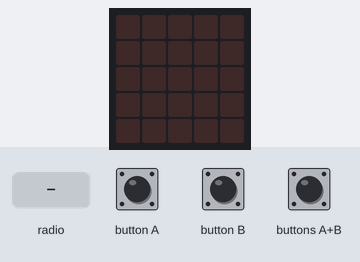
Recording of a program running on a simulated BBC micro:bit (MakeCode). Shown: the board's 5×5 LED display. The inputs (shaded band) are chosen by the test bench.

Above: at 1.2 s.
1.3 s: button A pressed for 0.15 s
At 2.1 s:
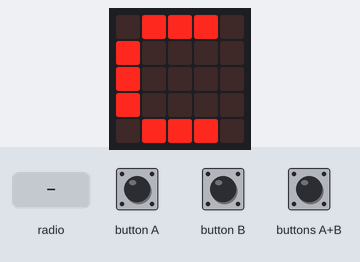
3.8 s: radio message "1" arrives
At 4.5 s:
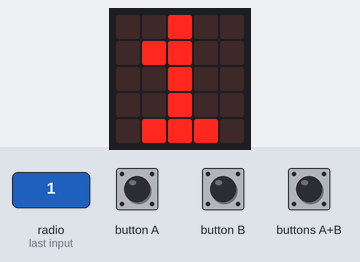
6.2 s: button A pressed for 0.15 s
At 7.0 s:
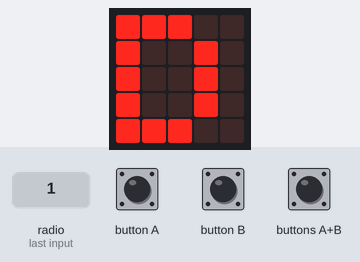
8.7 s: button A pressed for 0.15 s
At 9.5 s:
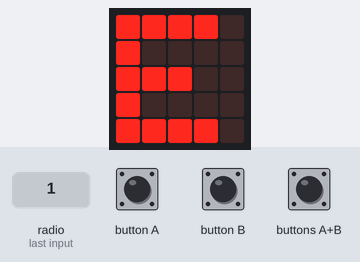
11.2 s: button A pressed for 0.15 s
At 12.0 s:
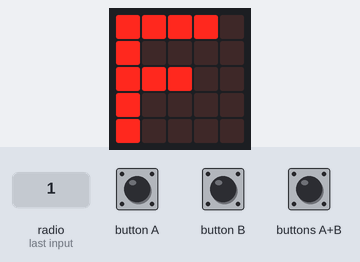
13.7 s: button A pressed for 0.15 s
At 14.5 s:
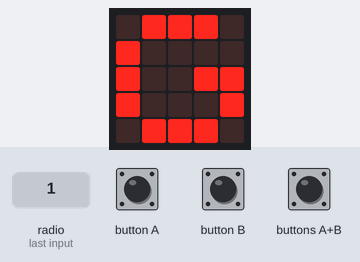
Timing chart, 0 to 16.7 s (numbered marks = the images above; inputs shaded):
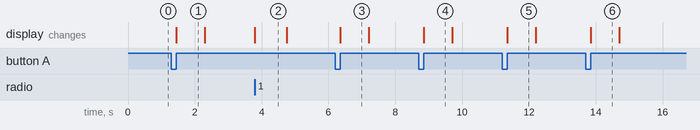

Measured:
- after the input at 1.3 s, the display: changes after 0.15 s (image 1)
- after the input at 3.8 s, the display: changes at once (image 2)
- after the input at 6.2 s, the display: changes after 0.15 s (image 3)
- after the input at 8.7 s, the display: changes after 0.15 s (image 4)
- after the input at 11.2 s, the display: changes after 0.15 s (image 5)
- after the input at 13.7 s, the display: changes after 0.15 s (image 6)
- what the display in image 1 shows lasts 0.8 s, from 1.5 s to 2.3 s

The program:

main.ts
```typescript
input.onButtonPressed(Button.A, function () {
    note = teksttabell[index++]
    basic.showString("" + (note))
    basic.pause(100)
    basic.clearScreen()
})
input.onGesture(Gesture.Shake, function () {
    for (let indeks = 0; indeks <= notetabell.length - 1; indeks++) {
        radio.sendString("" + (notetabell[indeks]))
    }
})
input.onButtonPressed(Button.AB, function () {
    notetabell = []
})
radio.onReceivedString(function (receivedString) {
    basic.showString(receivedString)
    basic.pause(200)
    basic.clearScreen()
})
input.onButtonPressed(Button.B, function () {
    notetabell.push(note)
    index = 0
})
let note = ""
let teksttabell: string[] = []
let notetabell: string[] = []
let index = 0
notetabell = []
teksttabell = [
"C",
"D",
"E",
"F",
"G",
"A",
"H"
]
```

test.ts
```typescript
// testene settes inn her; disse vil ikke kompilert så lenge denne pakken blir brukt som en utvidelse.
```
